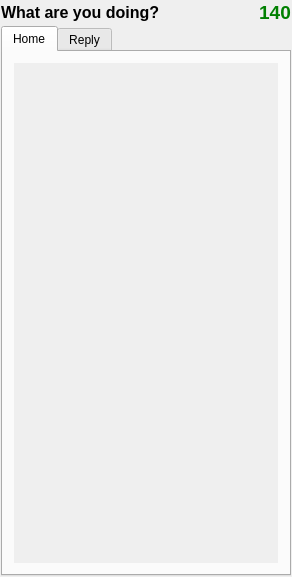
<ui version="4.0" >
 <class>MainWindow_base</class>
 <widget class="QWidget" name="MainWindow_base" >
  <property name="geometry" >
   <rect>
    <x>0</x>
    <y>0</y>
    <width>292</width>
    <height>577</height>
   </rect>
  </property>
  <property name="sizePolicy" >
   <sizepolicy vsizetype="Fixed" hsizetype="Preferred" >
    <horstretch>0</horstretch>
    <verstretch>0</verstretch>
   </sizepolicy>
  </property>
  <property name="windowTitle" >
   <string>Kwitter</string>
  </property>
  <property name="autoFillBackground" >
   <bool>true</bool>
  </property>
  <layout class="QGridLayout" name="gridLayout_2" >
   <property name="margin" >
    <number>1</number>
   </property>
   <property name="spacing" >
    <number>2</number>
   </property>
   <item row="0" column="0" >
    <layout class="QVBoxLayout" name="inputLayout" >
     <item>
      <layout class="QHBoxLayout" name="horizontalLayout" >
       <item>
        <widget class="QLabel" name="label" >
         <property name="sizePolicy" >
          <sizepolicy vsizetype="Preferred" hsizetype="MinimumExpanding" >
           <horstretch>0</horstretch>
           <verstretch>0</verstretch>
          </sizepolicy>
         </property>
         <property name="font" >
          <font>
           <weight>75</weight>
           <bold>true</bold>
          </font>
         </property>
         <property name="text" >
          <string>&lt;!DOCTYPE HTML PUBLIC "-//W3C//DTD HTML 4.0//EN" "http://www.w3.org/TR/REC-html40/strict.dtd">
&lt;html>&lt;head>&lt;meta name="qrichtext" content="1" />&lt;style type="text/css">
p, li { white-space: pre-wrap; }
&lt;/style>&lt;/head>&lt;body style=" font-family:'DejaVu Sans'; font-size:9pt; font-weight:600; font-style:normal;">
&lt;p style=" margin-top:0px; margin-bottom:0px; margin-left:0px; margin-right:0px; -qt-block-indent:0; text-indent:0px;">&lt;span style=" font-size:12pt;">What are you doing?&lt;/span>&lt;/p>&lt;/body>&lt;/html></string>
         </property>
        </widget>
       </item>
       <item>
        <widget class="QLabel" name="lblCounter" >
         <property name="font" >
          <font>
           <pointsize>14</pointsize>
           <weight>75</weight>
           <bold>true</bold>
          </font>
         </property>
         <property name="styleSheet" >
          <string notr="true" >color: green;</string>
         </property>
         <property name="text" >
          <string>140</string>
         </property>
         <property name="alignment" >
          <set>Qt::AlignCenter</set>
         </property>
        </widget>
       </item>
      </layout>
     </item>
    </layout>
   </item>
   <item row="1" column="0" >
    <widget class="KTabWidget" name="tabs" >
     <property name="sizePolicy" >
      <sizepolicy vsizetype="Expanding" hsizetype="Expanding" >
       <horstretch>0</horstretch>
       <verstretch>0</verstretch>
      </sizepolicy>
     </property>
     <property name="tabPosition" >
      <enum>QTabWidget::North</enum>
     </property>
     <property name="currentIndex" >
      <number>0</number>
     </property>
     <property name="elideMode" >
      <enum>Qt::ElideNone</enum>
     </property>
     <widget class="QWidget" name="tabHome" >
      <attribute name="title" >
       <string>Home</string>
      </attribute>
      <layout class="QGridLayout" name="gridLayout" >
       <item row="0" column="0" >
        <widget class="QScrollArea" name="homeScroll" >
         <property name="sizePolicy" >
          <sizepolicy vsizetype="Expanding" hsizetype="Preferred" >
           <horstretch>0</horstretch>
           <verstretch>0</verstretch>
          </sizepolicy>
         </property>
         <property name="frameShape" >
          <enum>QFrame::NoFrame</enum>
         </property>
         <property name="frameShadow" >
          <enum>QFrame::Plain</enum>
         </property>
         <property name="verticalScrollBarPolicy" >
          <enum>Qt::ScrollBarAsNeeded</enum>
         </property>
         <property name="horizontalScrollBarPolicy" >
          <enum>Qt::ScrollBarAsNeeded</enum>
         </property>
         <property name="widgetResizable" >
          <bool>true</bool>
         </property>
         <widget class="QWidget" name="frameHome" >
          <property name="geometry" >
           <rect>
            <x>0</x>
            <y>0</y>
            <width>274</width>
            <height>504</height>
           </rect>
          </property>
          <layout class="QVBoxLayout" name="verticalLayout" >
           <property name="spacing" >
            <number>0</number>
           </property>
           <property name="margin" >
            <number>0</number>
           </property>
          </layout>
         </widget>
        </widget>
       </item>
      </layout>
     </widget>
     <widget class="QWidget" name="tabReply" >
      <attribute name="title" >
       <string>Reply</string>
      </attribute>
      <layout class="QVBoxLayout" name="verticalLayout_2" >
       <item>
        <widget class="QScrollArea" name="replyScroll" >
         <property name="sizePolicy" >
          <sizepolicy vsizetype="Expanding" hsizetype="Preferred" >
           <horstretch>0</horstretch>
           <verstretch>0</verstretch>
          </sizepolicy>
         </property>
         <property name="frameShape" >
          <enum>QFrame::NoFrame</enum>
         </property>
         <property name="verticalScrollBarPolicy" >
          <enum>Qt::ScrollBarAsNeeded</enum>
         </property>
         <property name="horizontalScrollBarPolicy" >
          <enum>Qt::ScrollBarAsNeeded</enum>
         </property>
         <property name="widgetResizable" >
          <bool>true</bool>
         </property>
         <widget class="QWidget" name="frameReply" >
          <property name="geometry" >
           <rect>
            <x>0</x>
            <y>0</y>
            <width>274</width>
            <height>504</height>
           </rect>
          </property>
          <layout class="QVBoxLayout" name="verticalLayout_3" >
           <property name="spacing" >
            <number>0</number>
           </property>
           <property name="margin" >
            <number>0</number>
           </property>
          </layout>
         </widget>
        </widget>
       </item>
      </layout>
     </widget>
    </widget>
   </item>
  </layout>
 </widget>
 <layoutdefault spacing="6" margin="11" />
 <pixmapfunction>qPixmapFromMimeSource</pixmapfunction>
 <customwidgets>
  <customwidget>
   <class>KTabWidget</class>
   <extends>QTabWidget</extends>
   <header>ktabwidget.h</header>
   <container>1</container>
  </customwidget>
 </customwidgets>
 <tabstops>
  <tabstop>tabs</tabstop>
 </tabstops>
 <resources/>
 <connections/>
</ui>
